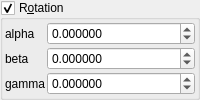
    <widget class="MyGroupBox" name="groupCheck_transf_rotation_enabled">
     <property name="title">
      <string>R&amp;otation</string>
     </property>
     <property name="checkable">
      <bool>true</bool>
     </property>
     <layout class="QVBoxLayout" name="verticalLayout_9" stretch="0">
      <property name="spacing">
       <number>2</number>
      </property>
      <property name="leftMargin">
       <number>2</number>
      </property>
      <property name="topMargin">
       <number>2</number>
      </property>
      <property name="rightMargin">
       <number>2</number>
      </property>
      <property name="bottomMargin">
       <number>2</number>
      </property>
      <item>
       <layout class="QGridLayout" name="gridLayout_11" columnstretch="0,1">
        <property name="spacing">
         <number>2</number>
        </property>
        <item row="3" column="1">
         <widget class="MyDoubleSpinBox" name="spinboxd3_transf_rotation_z">
          <property name="sizePolicy">
           <sizepolicy hsizetype="Minimum" vsizetype="Maximum">
            <horstretch>0</horstretch>
            <verstretch>0</verstretch>
           </sizepolicy>
          </property>
          <property name="prefix">
           <string/>
          </property>
          <property name="suffix">
           <string/>
          </property>
          <property name="decimals">
           <number>6</number>
          </property>
          <property name="minimum">
           <double>-36000.000000000000000</double>
          </property>
          <property name="maximum">
           <double>36000.000000000000000</double>
          </property>
          <property name="singleStep">
           <double>1.000000000000000</double>
          </property>
         </widget>
        </item>
        <item row="1" column="1">
         <widget class="MyDoubleSpinBox" name="spinboxd3_transf_rotation_x">
          <property name="sizePolicy">
           <sizepolicy hsizetype="Minimum" vsizetype="Maximum">
            <horstretch>0</horstretch>
            <verstretch>0</verstretch>
           </sizepolicy>
          </property>
          <property name="prefix">
           <string/>
          </property>
          <property name="suffix">
           <string/>
          </property>
          <property name="decimals">
           <number>6</number>
          </property>
          <property name="minimum">
           <double>-36000.000000000000000</double>
          </property>
          <property name="maximum">
           <double>36000.000000000000000</double>
          </property>
          <property name="singleStep">
           <double>1.000000000000000</double>
          </property>
         </widget>
        </item>
        <item row="2" column="1">
         <widget class="MyDoubleSpinBox" name="spinboxd3_transf_rotation_y">
          <property name="sizePolicy">
           <sizepolicy hsizetype="Minimum" vsizetype="Maximum">
            <horstretch>0</horstretch>
            <verstretch>0</verstretch>
           </sizepolicy>
          </property>
          <property name="prefix">
           <string/>
          </property>
          <property name="suffix">
           <string/>
          </property>
          <property name="decimals">
           <number>6</number>
          </property>
          <property name="minimum">
           <double>-36000.000000000000000</double>
          </property>
          <property name="maximum">
           <double>36000.000000000000000</double>
          </property>
          <property name="singleStep">
           <double>1.000000000000000</double>
          </property>
         </widget>
        </item>
        <item row="1" column="0">
         <widget class="QLabel" name="label_35">
          <property name="text">
           <string notr="true">alpha</string>
          </property>
         </widget>
        </item>
        <item row="3" column="0">
         <widget class="QLabel" name="label_36">
          <property name="text">
           <string notr="true">gamma</string>
          </property>
         </widget>
        </item>
        <item row="2" column="0">
         <widget class="QLabel" name="label_34">
          <property name="text">
           <string notr="true">beta</string>
          </property>
         </widget>
        </item>
       </layout>
      </item>
     </layout>
    </widget>
